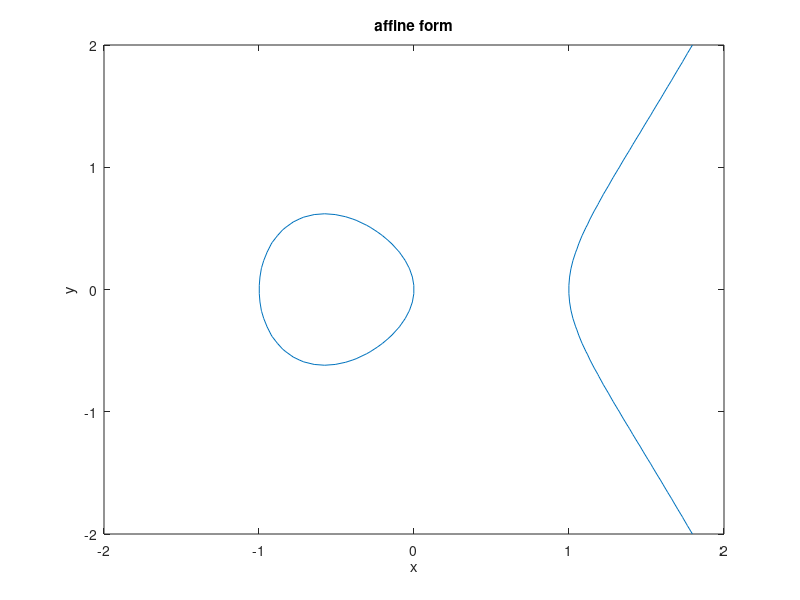

Here is the MATLAB script that generated this plot:
clear all
clc
% %% introducing the elliptic curve example
% [x,y] = meshgrid(linspace(-2,2,250));
% contour(x,y,y.^2-x.^3+x,'LevelList',0)
% title('Y^2 = X^3-X')
% hold on
%%%%%%
% Define the elliptic curve equation
f = @(x,y) (y.^2 - x.^3 + x);

% Plot the elliptic curve
ezplot(f,[-2,2])
title('affine form')
% Label the axes
xlabel('x');
ylabel('y');
hold on 
%%%%%
% Define the elliptic curve parameters
p = 5;

% Define a point on the curve
x1 = 2;
y1 = 3;

% Define a scalar value for multiplication
k = 3;

% Multiplication
lambda = (y1*k)/(x1*k*k+1);
x3 = mod((lambda^2 - x1 - x1), p);
y3 = mod((lambda*(x1 - x3) - y1), p);
m=[x3,y3];
display(m);

plot(x3,y3,'ro'); 
 hold on
% Squaring
lambda = (3*x1^2+1)/(2*y1);
x4 = mod((lambda^2 - x1 - x1), p);
y4 = mod((lambda*(x1 - x4) - y1), p);
s=[x4,y4];
display(s);
plot(x3,y3,'b*'); 
 hold on
% Inversion
x5 = mod(x1, p);
y5 = mod((-y1), p);
i=[x5,y5];
display(i);
plot(x3,y3,'g+'); 
 hold off
